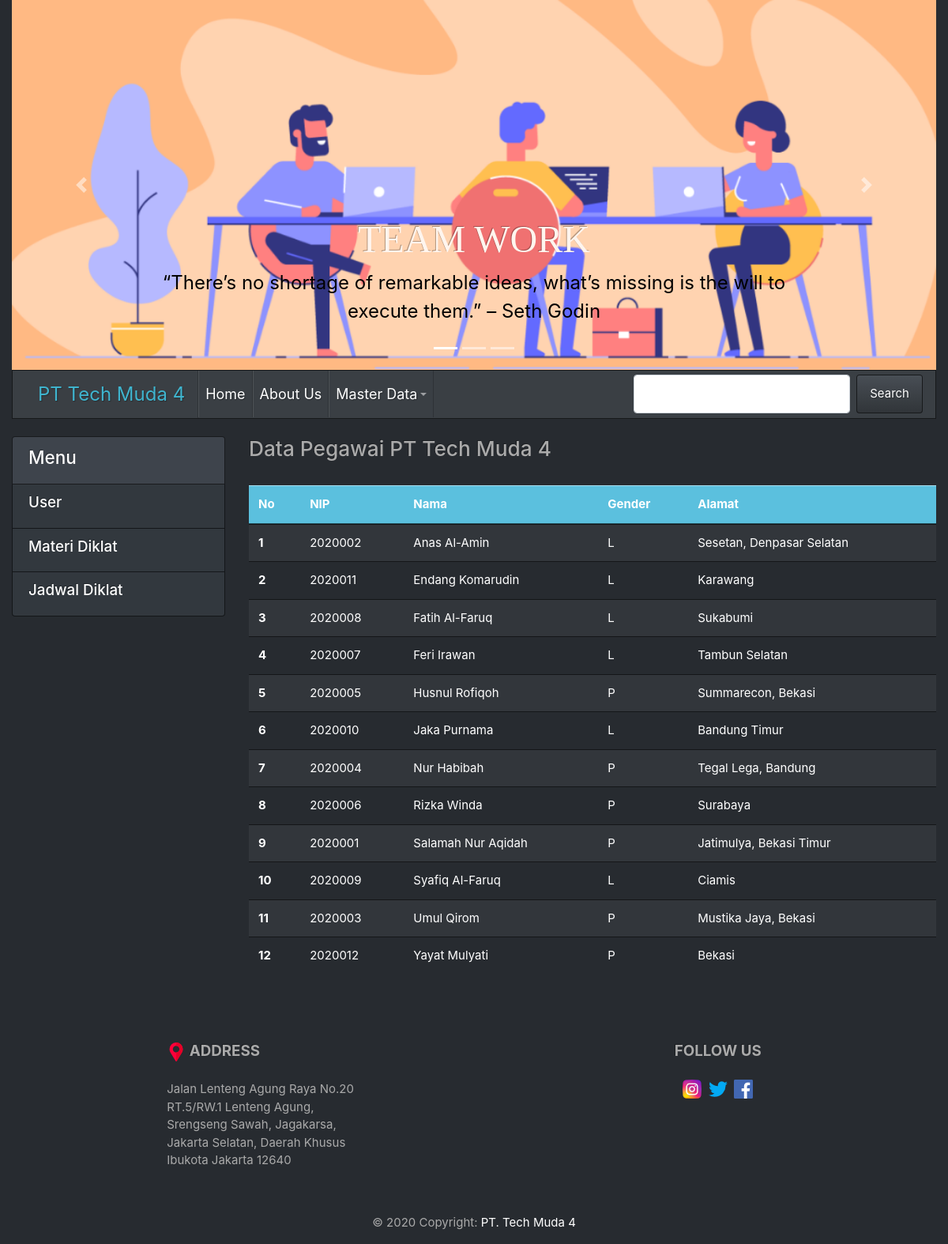
The page /PT_Tech_Muda4/index.php?hal=pegawai on the database its author committed.
### tables this page shows
CREATE TABLE `pegawai` (
  `id` int(11) NOT NULL,
  `nip` varchar(25) NOT NULL,
  `nama` varchar(20) NOT NULL,
  `gender` enum('L','P') NOT NULL,
  `alamat` text NOT NULL,
  `foto` varchar(30) DEFAULT NULL,
  `divisi_id` int(11) NOT NULL,
  `jabatan_id` int(11) NOT NULL
);

### PT_Tech_Muda4/model/Pegawai.php (called while the page is built)
<?php
class Pegawai{
    private $koneksi;
    public function __construct(){
        global $dbh;
        $this->koneksi = $dbh;
    }
    public function dataPegawai(){
        $sql = "select * from pegawai order by nama asc";
        $ps = $this->koneksi->prepare($sql);
        $ps->execute();
        $rs = $ps->fetchAll();
        return $rs;
    }
};
?>

### PT_Tech_Muda4/pegawai.php (the view)
<h3>Data Pegawai PT Tech Muda 4</h3></br>
<table class="table table-striped">
  <thead>
    <tr class="table-info">
      <th scope="col">No</th>
      <th scope="col">NIP</th>
      <th scope="col">Nama</th>
      <th scope="col">Gender</th>
      <th scope="col">Alamat</th>
    </tr>
  </thead>
  <tbody>
  <?php
      $model = new Pegawai();
      $rs = $model->dataPegawai();
      $no = 1;
      foreach($rs as $cus){
      ?>
    <tr >
      <th scope="row"><?= $no ?></th>
      <td><?= $cus['nip'] ?></td>
      <td><?= $cus['nama'] ?></td>
      <td><?= $cus['gender'] ?></td>
      <td><?= $cus['alamat'] ?></td>
    </tr>
    <?php $no++; } ?>
  </tbody>
</table>

### PT_Tech_Muda4/header.php (shortened to what this page needs)
<!DOCTYPE html>
<html lang="en">
  <head>
    <link href="css/bootstrap.min.css" rel="stylesheet">
    <link href="css/style.css" rel="stylesheet">
  </head>
  <body>
    <div class="container-fluid">
	<div class="row">
		<div class="col-md-12">
			<div class="carousel slide" id="carousel-947259">
				<ol class="carousel-indicators">
					<li data-slide-to="0" data-target="#carousel-947259" class="active">
					</li>
					<li data-slide-to="1" data-target="#carousel-947259">
					</li>
					<li data-slide-to="2" data-target="#carousel-947259">
					</li>
				</ol>
				<div class="carousel-inner">
					<div class="carousel-item active">
                        <img class="d-block w-100" alt="Carousel Bootstrap First"
                        src="images/head1.png">
						<div class="carousel-caption">
							<h4>
                                <FONT FACE='Comic Sans MS' COLOR="#FFF5EE" SIZE='7'>
                                TEAM WORK
                                </FONT>
                            </h4>
							<p>
                            <FONT SIZE='5' color="black">
                            “There’s no shortage of remarkable ideas, what’s missing is the will to execute them.” – Seth Godin
                            </FONT>
                            </p>
						</div>
					</div>
				</div> <a class="carousel-control-prev" href="#carousel-947259" data-slide="prev"><span class="carousel-control-prev-icon"></span> <span class="sr-only">Previous</span></a> <a class="carousel-control-next" href="#carousel-947259" data-slide="next"><span class="carousel-control-next-icon"></span> <span class="sr-only">Next</span></a>
			</div>
		</div>
	</div>

### PT_Tech_Muda4/menu.php (shortened to what this page needs)
<div class="row">
		<div class="col-md-12">
			<nav class="navbar navbar-expand-lg navbar-dark bg-primary">
				 <a class="navbar-brand" href="#"><FONT SIZE='5' Color='#3FB5CF'>PT Tech Muda 4</FONT></a>
				<div class="collapse navbar-collapse" id="bs-example-navbar-collapse-1">
					<ul class="navbar-nav">
						<li>
							 <a class="nav-link" href="index.php?hal=home"><FONT SIZE='4' color="white">Home</FONT></a>
						</li>
						<li class="nav-item">
							 <a class="nav-link" href="index.php?hal=aboutus"><FONT SIZE='4' color="white">About Us</FONT></a>
						</li>
						<li class="nav-item dropdown">
							 <a class="nav-link dropdown-toggle" href="http://example.com" id="navbarDropdownMenuLink" data-toggle="dropdown"><FONT SIZE='4' color="white">Master Data</FONT></a>
						</li>
					</ul>
					<ul class="navbar-nav ml-md-auto">
                    <form class="form-inline">
						<input class="form-control mr-sm-2" type="text">
						<button class="btn btn-primary my-2 my-sm-0" type="submit">
							Search
						</button>
					</form>
					</ul>
				</div>
			</nav>
		</div>
	</div>

### PT_Tech_Muda4/index.php (shortened to what this page needs)
<?php
include_once 'header.php';
include_once 'menu.php';
include_once 'koneksi.php';
include_once 'model/Pegawai.php';
echo '<br/>';
include_once 'sidebar.php';
include_once 'main.php';
echo '<br/>';
include_once 'footer.php';

### PT_Tech_Muda4/sidebar.php
<div class="row">
		<div class="col-md-3">
			<div class="list-group">
				 <a href="#" class="list-group-item list-group-item-action active"><h4>Menu</h4></a>
				<div class="list-group-item">
				<a href="index.php?hal=login"> <h5 class="list-group-item-heading">
						User
					</h5></a>
				</div>
				<div class="list-group-item">
				<a href="index.php?hal=materi"> <h5 class="list-group-item-heading">
						Materi Diklat
					</h5></a>
				</div>
				<div class="list-group-item">
				<a href="index.php?hal=jadwal"><h5 class="list-group-item-heading">
						Jadwal Diklat
					</h5></a>
				</div>
			</div>
		</div>

### PT_Tech_Muda4/main.php
<div class="col-md-9">
<?php
			$hal = $_GET['hal'];
			if(!empty($hal)){
				include_once $hal.'.php';
			}
			else{
				include_once 'home.php';
			}
			?>
</div>
</div>

### PT_Tech_Muda4/footer.php (shortened to what this page needs)
<div class="row">
		<div class="col-md-12">
<footer class="page-footer font-small mdb-color lighten-3 pt-4">
<div class="container text-center text-md-left">
  <div class="row">
	<div class="col-md-6 col-lg-3 mx-auto my-md-4 my-0 mt-4 mb-1">
	  <h5 class="font-weight-bold text-uppercase mb-4"><img src="images/pin.png">  Address</h5>
		  <p>
			   Jalan Lenteng Agung Raya No.20
			   RT.5/RW.1 Lenteng Agung,
			   Srengseng Sawah, Jagakarsa, Jakarta Selatan,
			  Daerah Khusus Ibukota Jakarta 12640
		</p>
	</div>
	<div class="col-md-6 col-lg-2 text-center mx-auto my-4">
	  <h5 class="font-weight-bold text-uppercase mb-4">Follow Us</h5>
	  <a type="button" class="btn-floating btn-fb" href="https://www.instagram.com/">
		<i class="fab fa-facebook-f"><img src="images/ig.png" ></i>
	  </a>
	  <a type="button" class="btn-floating btn-tw"href="https://www.twitter.com/">
		<i class="fab fa-twitter">&nbsp;<img src="images/twitter.png" ></i>
	  </a>
	  <a type="button" class="btn-floating btn-gplus" href="https://www.facebookcom/">
		<i class="fab fa-google-plus-g">&nbsp;<img src="images/fb.png" ></i>
	  </a>
	</div>
  </div>
</div>
<div class="footer-copyright text-center py-3">© 2020 Copyright:
  <a href="#"> PT. Tech Muda 4</a>
</div>
</footer>
		</div>
	</div>
</div>
  </body>
</html>

### rows shown on the page
pegawai: nip "2020002", nama "Anas Al-Amin", gender "L", alamat "Sesetan, Denpasar Selatan"
pegawai: nip "2020011", nama "Endang Komarudin", gender "L", alamat "Karawang"
pegawai: nip "2020008", nama "Fatih Al-Faruq", gender "L", alamat "Sukabumi"
pegawai: nip "2020007", nama "Feri Irawan", gender "L", alamat "Tambun Selatan"
pegawai: nip "2020005", nama "Husnul Rofiqoh", gender "P", alamat "Summarecon, Bekasi"
pegawai: nip "2020010", nama "Jaka Purnama", gender "L", alamat "Bandung Timur"
pegawai: nip "2020004", nama "Nur Habibah", gender "P", alamat "Tegal Lega, Bandung"
pegawai: nip "2020006", nama "Rizka Winda", gender "P", alamat "Surabaya"
pegawai: nip "2020001", nama "Salamah Nur Aqidah", gender "P", alamat "Jatimulya, Bekasi Timur"
pegawai: nip "2020009", nama "Syafiq Al-Faruq", gender "L", alamat "Ciamis"
pegawai: nip "2020003", nama "Umul Qirom", gender "P", alamat "Mustika Jaya, Bekasi"
pegawai: nip "2020012", nama "Yayat Mulyati", gender "P", alamat "Bekasi"
